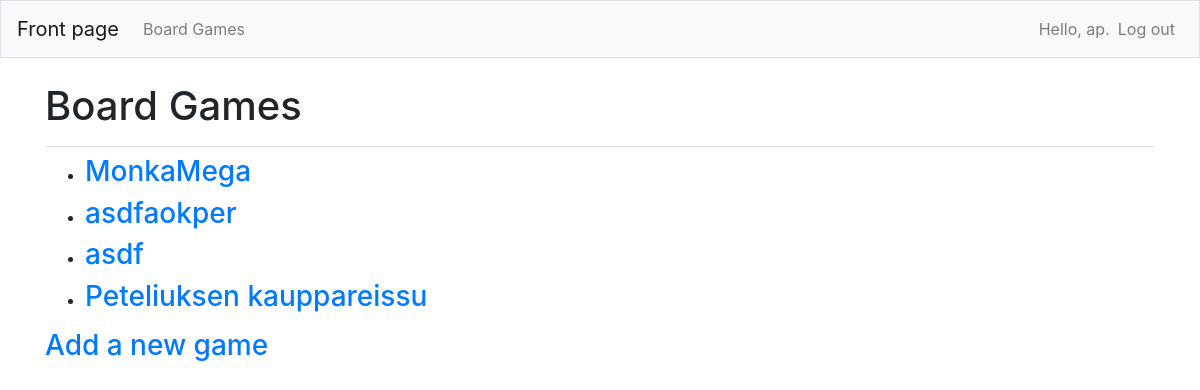
Page /games/ (signed in) on the earlier database version.
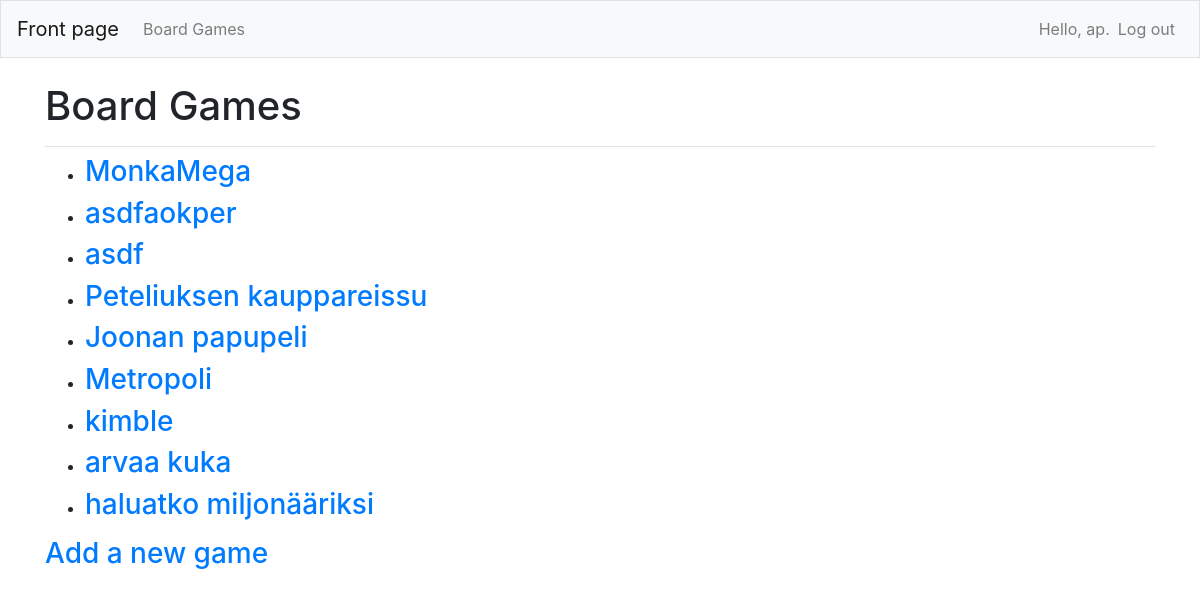
Same page on the later database version.
### board_game/models.py (models this page shows)
class Game(models.Model):
    name = models.CharField(max_length=200)
    maker = models.CharField(max_length=20)
    year_published = models.IntegerField()
    description = models.CharField(max_length=200)
    """Adding date added and date modified fields that are automatic"""
    date_added = models.DateTimeField(auto_now_add=True)
    date_modified = models.DateTimeField(auto_now=True)
    owner = models.ForeignKey(User, on_delete=models.CASCADE)
    def __str__(self):
        return self.name

### board_game/views.py (the view)
# urls.py: path('games/', views.games, name='games'),
@login_required
def games(request):
    games = Game.objects.order_by('date_added')
    context = {'games': games}
    return render(request, 'board_game/games.html', context)

### board_game/templates/board_game/games.html
{% extends "board_game/base.html" %}
{% block page_header %}
    <h1>Board Games</h1>
{% endblock page_header %}
    {% block content %}
        <ul>
            {% for game in games %}
                <li><h3>
                    <a href="{% url 'board_game:game' game.id %}">{{ game }}</a>
                </h3></li>
            {% empty %}
                <li><h3>No Board games have been added yet.</h3></li>
            {% endfor %}
        </ul>
    <h3><a href="{% url 'board_game:new_game' %}">Add a new game</a></h3>
{% endblock content %}

### board_game/templates/board_game/base.html (shortened to what this page needs)
{% load bootstrap4 %}
<!doctype html>
<html lang="en">
<head>
    {% bootstrap_css %}
</head>
<body>
    <nav class="navbar navbar-expand-md navbar-light bg-light mb-4 border">
        <a class="navbar-brand" href="{% url 'board_game:index'%}">Front page</a>
        <div class="collapse navbar-collapse" id="navbarCollapse">
            <ul class="navbar-nav mr-auto">
                <li class="nav-item">
                <a class="nav-link" href="{% url 'board_game:games'%}">Board Games</a></li>
            </ul>
            <ul class="navbar-nav ml-auto">
                {% if user.is_authenticated %}
                    <li class="nav-item">
                        <span class="navbar-text">Hello, {{ user.username }}.</span>
                    </li>
                    <li class="nav-item">
                        <a class="nav-link" href="{% url 'users:logout' %}">Log out</a>
                    </li>
                {% endif %}
            </ul>
        </div>
    </nav>
    <main role="main" class="container">
        <div class="pb-2 mb-2 border-bottom">
            {% block page_header %}{% endblock page_header %}
        </div>
        <div>
            {% block content %}{% endblock content %}
        </div>
    </main>
</body>
</html>

Differences in the rows shown:
added Game: name "Joonan papupeli"
added Game: name "Metropoli"
added Game: name "kimble"
added Game: name "arvaa kuka"
added Game: name "haluatko miljonääriksi"
